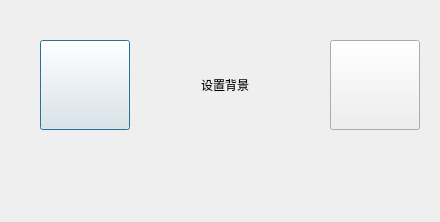
<?xml version="1.0" encoding="UTF-8"?>
<ui version="4.0">
 <class>BkgDlg</class>
 <widget class="QDialog" name="BkgDlg">
  <property name="geometry">
   <rect>
    <x>0</x>
    <y>0</y>
    <width>440</width>
    <height>222</height>
   </rect>
  </property>
  <widget class="CButton" name="btnReturn">
   <property name="geometry">
    <rect>
     <x>40</x>
     <y>40</y>
     <width>90</width>
     <height>90</height>
    </rect>
   </property>
   <property name="autoFillBackground">
    <bool>false</bool>
   </property>
   <property name="styleSheet">
    <string notr="true">border-image: url(:/img/btnReturn.png);</string>
   </property>
   <property name="text">
    <string/>
   </property>
   <property name="iconSize">
    <size>
     <width>100</width>
     <height>100</height>
    </size>
   </property>
   <property name="flat">
    <bool>false</bool>
   </property>
  </widget>
  <widget class="CLabel" name="labelTitle">
   <property name="geometry">
    <rect>
     <x>140</x>
     <y>55</y>
     <width>170</width>
     <height>60</height>
    </rect>
   </property>
   <property name="text">
    <string>设置背景</string>
   </property>
   <property name="alignment">
    <set>Qt::AlignCenter</set>
   </property>
  </widget>
  <widget class="CButton" name="btnColor">
   <property name="geometry">
    <rect>
     <x>330</x>
     <y>40</y>
     <width>90</width>
     <height>90</height>
    </rect>
   </property>
   <property name="autoFillBackground">
    <bool>false</bool>
   </property>
   <property name="styleSheet">
    <string notr="true">border-image: url(:/img/btnColor.png);</string>
   </property>
   <property name="text">
    <string/>
   </property>
   <property name="iconSize">
    <size>
     <width>100</width>
     <height>100</height>
    </size>
   </property>
   <property name="flat">
    <bool>false</bool>
   </property>
  </widget>
  <zorder>labelTitle</zorder>
  <zorder>btnReturn</zorder>
  <zorder>btnColor</zorder>
 </widget>
 <customwidgets>
  <customwidget>
   <class>CButton</class>
   <extends>QPushButton</extends>
   <header>button.h</header>
  </customwidget>
  <customwidget>
   <class>CLabel</class>
   <extends>QLabel</extends>
   <header>label.h</header>
  </customwidget>
 </customwidgets>
 <resources/>
 <connections/>
</ui>
